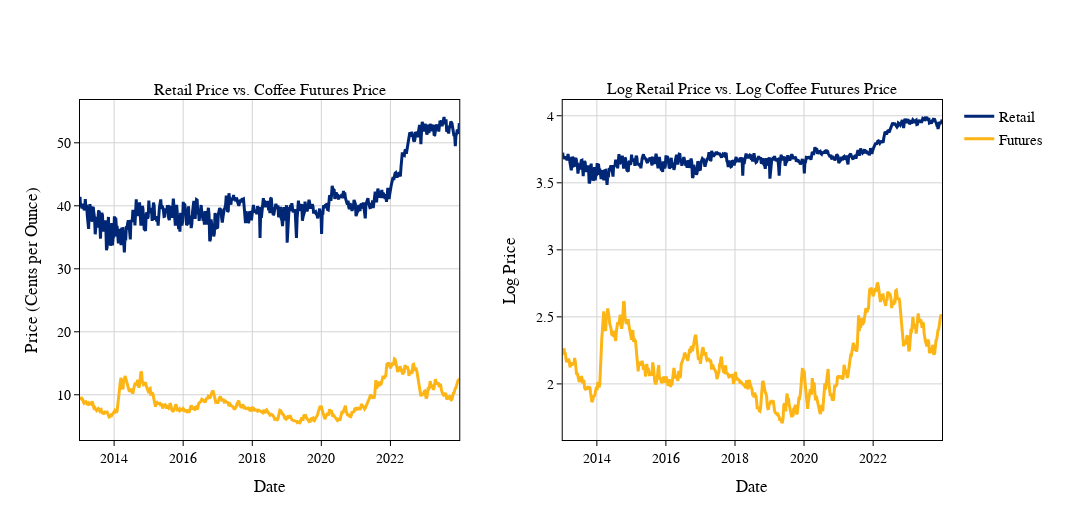

Source (notebook cell):
### Code cell
# =============================================================================
# Time Series Plot: Retail vs. Futures Prices (Side by Side)
# =============================================================================

from plotly.subplots import make_subplots

fig = make_subplots(
    rows=1, cols=2,
    subplot_titles=("Retail Price vs. Coffee Futures Price", 
                    "Log Retail Price vs. Log Coffee Futures Price"),
    horizontal_spacing=0.12
)

# Left plot: Original prices
fig.add_trace(
    go.Scatter(
        x=df_weekly["date"],
        y=df_weekly["price"],
        mode="lines",
        name="Retail",
        line=dict(color=BERKELEY_BLUE, width=3),
        showlegend=True,
    ),
    row=1, col=1
)

fig.add_trace(
    go.Scatter(
        x=df_weekly["date"],
        y=df_weekly["cost"],
        mode="lines",
        name="Futures",
        line=dict(color=CALIFORNIA_GOLD, width=3),
        showlegend=True,
    ),
    row=1, col=1
)

# Right plot: Log prices
fig.add_trace(
    go.Scatter(
        x=df_weekly["date"],
        y=df_weekly["lp"],
        mode="lines",
        name="Retail",
        line=dict(color=BERKELEY_BLUE, width=3),
        showlegend=False,
    ),
    row=1, col=2
)

fig.add_trace(
    go.Scatter(
        x=df_weekly["date"],
        y=df_weekly["lc"],
        mode="lines",
        name="Futures",
        line=dict(color=CALIFORNIA_GOLD, width=3),
        showlegend=False,
    ),
    row=1, col=2
)

fig.update_xaxes(
    title_text="Date",
    showgrid=True, gridcolor="lightgray", zeroline=False,
    linecolor="black", linewidth=1, mirror=True,
    ticks="outside", tickwidth=1, tickcolor="black",
    row=1, col=1
)

fig.update_xaxes(
    title_text="Date",
    showgrid=True, gridcolor="lightgray", zeroline=False,
    linecolor="black", linewidth=1, mirror=True,
    ticks="outside", tickwidth=1, tickcolor="black",
    row=1, col=2
)

fig.update_yaxes(
    title_text="Price (Cents per Ounce)",
    showgrid=True, gridcolor="lightgray", zeroline=False,
    linecolor="black", linewidth=1, mirror=True,
    ticks="outside", tickwidth=1, tickcolor="black",
    row=1, col=1
)

fig.update_yaxes(
    title_text="Log Price",
    showgrid=True, gridcolor="lightgray", zeroline=False,
    linecolor="black", linewidth=1, mirror=True,
    ticks="outside", tickwidth=1, tickcolor="black",
    row=1, col=2
)

fig.update_layout(
    font=dict(family="Times New Roman", size=14, color="black"),
    template="simple_white",
    legend=dict(
        x=1.02, y=1, xanchor="left", yanchor="top",
        font=dict(size=15), bgcolor="rgba(255,255,255,0)", bordercolor="rgba(0,0,0,0)",
    ),
    margin=dict(r=150),
    width=1400,
    height=520,
)

fig.show()
fig.write_image(PLOT_FOLDER / "Price_Cost.png")

### Figure 1 — Plotly figure (JSON) as saved in the notebook; plotly's stock layout.template omitted (floating-point values rounded to 4 significant figures; data arrays with more than 128 entries replaced by an {"elided": "..."} marker saying what was removed)
{"data": [{"line": {"color": "#002676", "width": 3}, "mode": "lines", "name": "Retail", "showlegend": true, "type": "scatter", "x": {"elided": "574 str values"}, "xaxis": "x", "y": {"elided": "574 float values"}, "yaxis": "y"}, {"line": {"color": "#FDB515", "width": 3}, "mode": "lines", "name": "Futures", "showlegend": true, "type": "scatter", "x": {"elided": "574 str values"}, "xaxis": "x", "y": {"elided": "574 float values"}, "yaxis": "y"}, {"line": {"color": "#002676", "width": 3}, "mode": "lines", "name": "Retail", "showlegend": false, "type": "scatter", "x": {"elided": "574 str values"}, "xaxis": "x2", "y": {"elided": "574 float values"}, "yaxis": "y2"}, {"line": {"color": "#FDB515", "width": 3}, "mode": "lines", "name": "Futures", "showlegend": false, "type": "scatter", "x": {"elided": "574 str values"}, "xaxis": "x2", "y": {"elided": "574 float values"}, "yaxis": "y2"}], "layout": {"annotations": [{"font": {"size": 16}, "showarrow": false, "text": "Retail Price vs. Coffee Futures Price", "x": 0.22, "xanchor": "center", "xref": "paper", "y": 1, "yanchor": "bottom", "yref": "paper"}, {"font": {"size": 16}, "showarrow": false, "text": "Log Retail Price vs. Log Coffee Futures Price", "x": 0.78, "xanchor": "center", "xref": "paper", "y": 1, "yanchor": "bottom", "yref": "paper"}], "font": {"color": "black", "family": "Times New Roman", "size": 14}, "height": 520, "legend": {"bgcolor": "rgba(255,255,255,0)", "bordercolor": "rgba(0,0,0,0)", "font": {"size": 15}, "x": 1.02, "xanchor": "left", "y": 1, "yanchor": "top"}, "margin": {"r": 150}, "width": 1400, "xaxis": {"anchor": "y", "domain": [0, 0.44], "gridcolor": "lightgray", "linecolor": "black", "linewidth": 1, "mirror": true, "showgrid": true, "tickcolor": "black", "ticks": "outside", "tickwidth": 1, "title": {"text": "Date"}, "zeroline": false}, "xaxis2": {"anchor": "y2", "domain": [0.56, 1], "gridcolor": "lightgray", "linecolor": "black", "linewidth": 1, "mirror": true, "showgrid": true, "tickcolor": "black", "ticks": "outside", "tickwidth": 1, "title": {"text": "Date"}, "zeroline": false}, "yaxis": {"anchor": "x", "domain": [0, 1], "gridcolor": "lightgray", "linecolor": "black", "linewidth": 1, "mirror": true, "showgrid": true, "tickcolor": "black", "ticks": "outside", "tickwidth": 1, "title": {"text": "Price (Cents per Ounce)"}, "zeroline": false}, "yaxis2": {"anchor": "x2", "domain": [0, 1], "gridcolor": "lightgray", "linecolor": "black", "linewidth": 1, "mirror": true, "showgrid": true, "tickcolor": "black", "ticks": "outside", "tickwidth": 1, "title": {"text": "Log Price"}, "zeroline": false}}}
